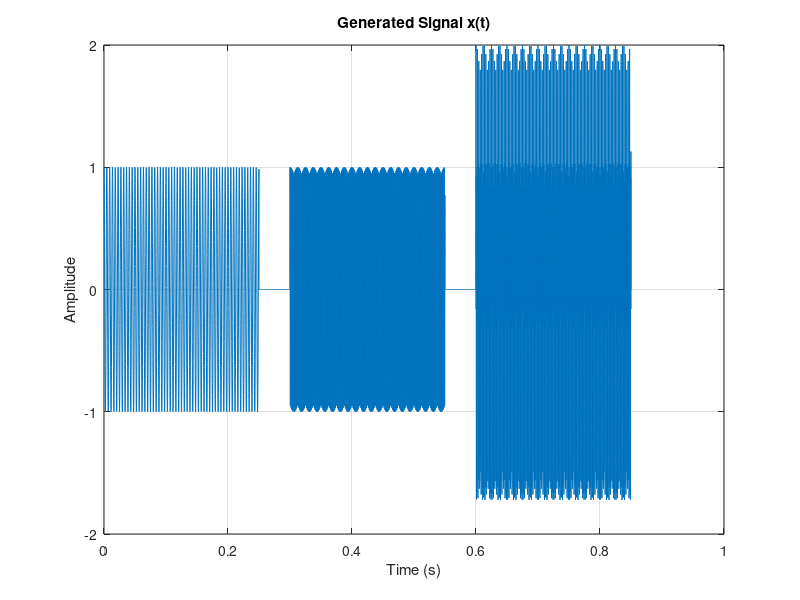

This figure's MATLAB source:
%% 5.3a)
fs = 8000;              % Sampling frequency
t = 0:1/fs:0.85;        % Time vector from 0 to 0.85 seconds with 1/fs step
xx = zeros(size(t));    % Initialize signal vector

% Define the three time intervals
interval1 = (t >= 0) & (t < 0.25);
interval2 = (t >= 0.3) & (t < 0.55);
interval3 = (t >= 0.6) & (t < 0.85);

% Add sinusoids in each time interval
xx(interval1) = cos(2*pi*220*t(interval1));
xx(interval2) = cos(2*pi*880*t(interval2));
xx(interval3) = cos(2*pi*440*t(interval3)) + cos(2*pi*1760*t(interval3));

% Plot the signal
figure(10);
plot(t, xx);
title('Generated Signal x(t)');
xlabel('Time (s)');
ylabel('Amplitude');
grid on;
